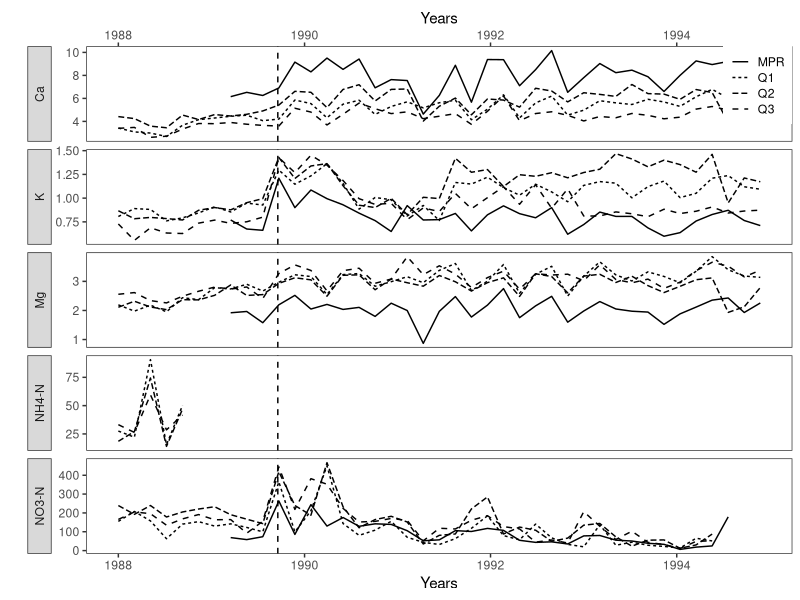

Generate this figure with R:
library(tidyverse)

fig3_long <- read_csv("output/fig3_long.csv")

ggplot(
  data = fig3_long,
  mapping = aes(x = window_start, y = concentration, linetype = Sample_ID)
) +
  geom_line() +
  geom_vline(xintercept = ymd("1989-09-18"), linetype = 2) +
  theme_bw() +
  theme(
    panel.grid.major = element_blank(),
    panel.grid.minor = element_blank(),
    legend.title = element_blank(),
    legend.position = "inside",
    legend.justification = c("right", "top"),
    legend.key.height = unit(.4, "cm"),
    legend.key.width = unit(.5, "cm"),
    strip.placement = "outside"
  ) +
  labs(x = "Years", y = "") +
  scale_x_date(sec.axis = dup_axis()) +
  facet_grid(nutrients ~ ., scales = "free_y", switch = "y")
